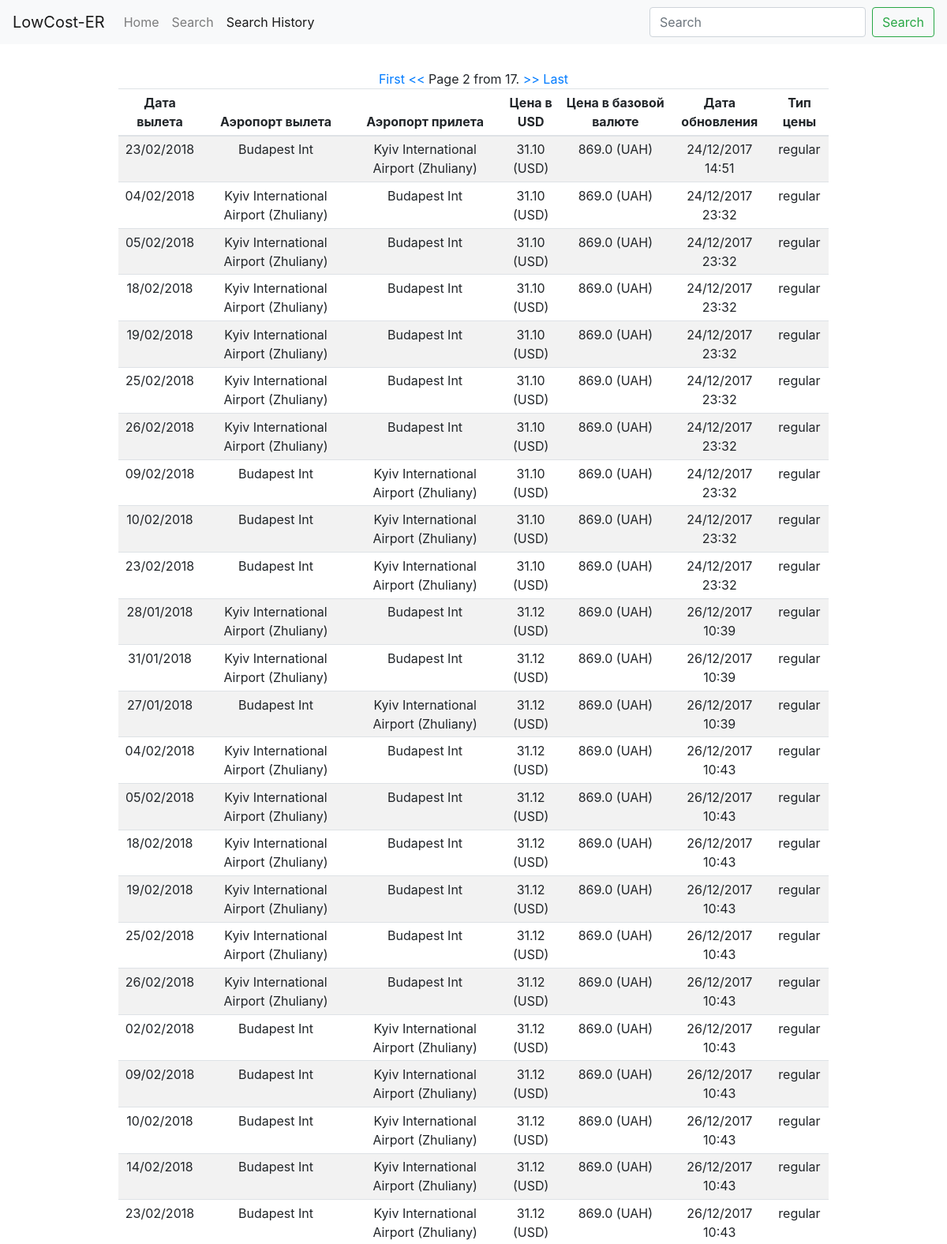
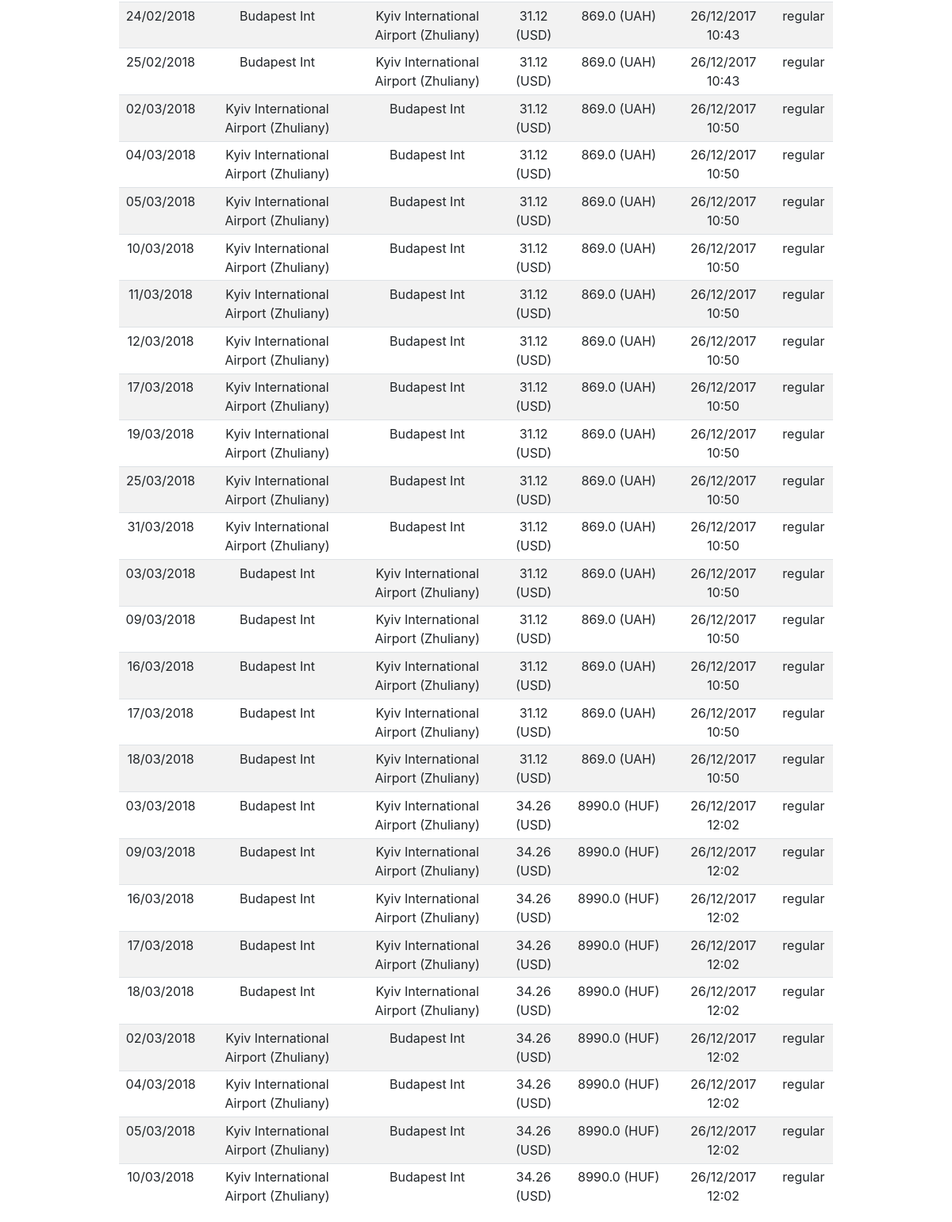
Page /history?page=2 on the earlier database version (2 pictures, top to bottom).
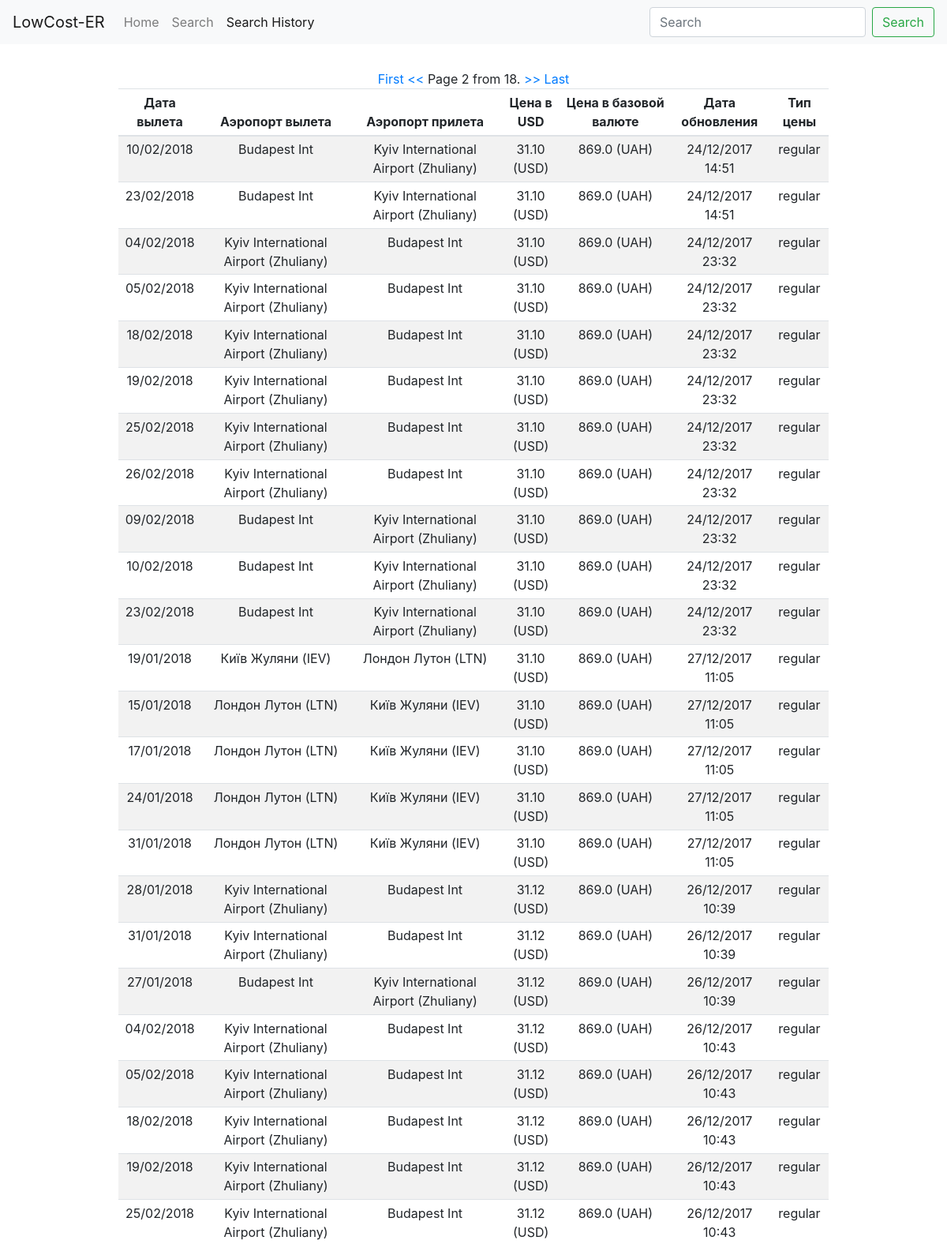
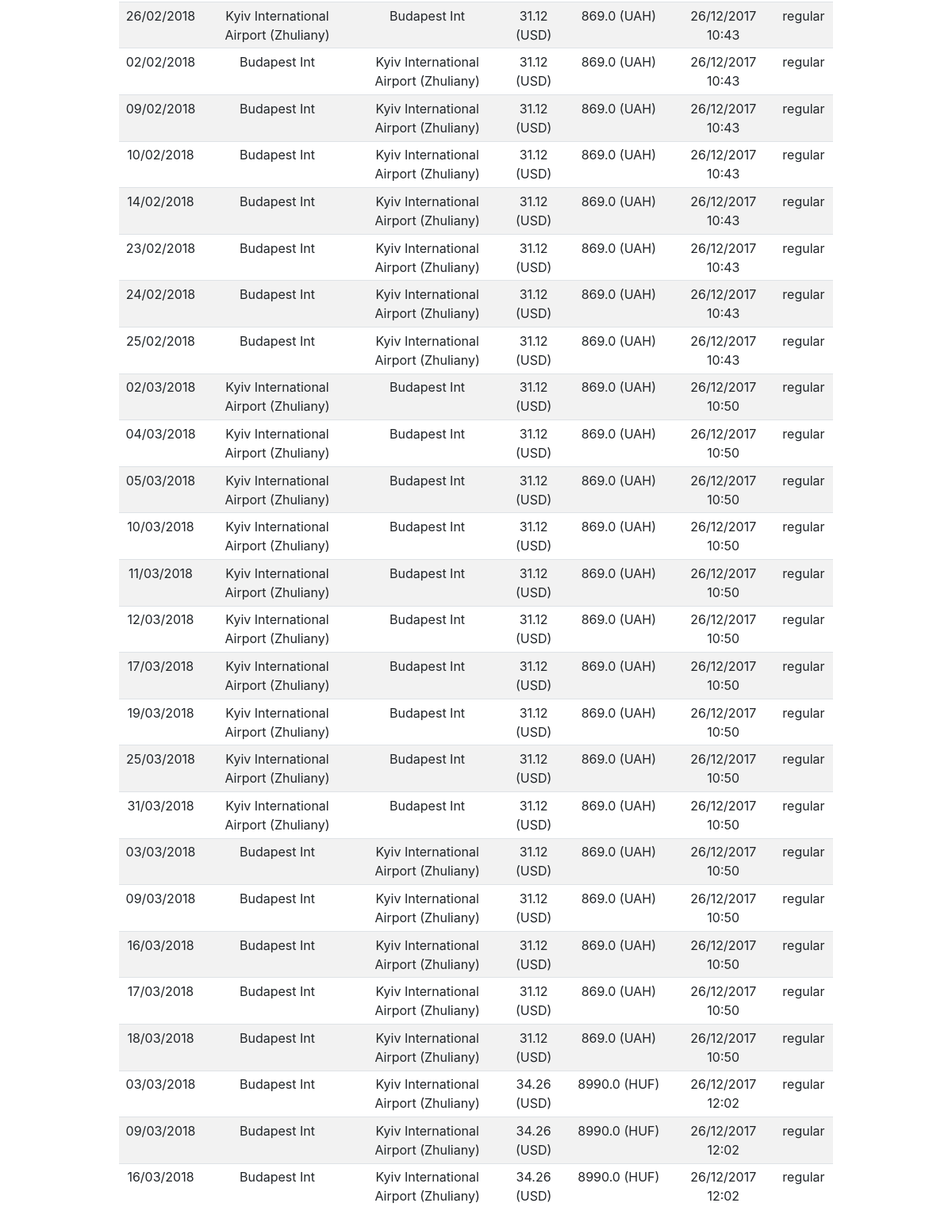
Same page on the later database version (2 pictures, top to bottom).
### wizz/models.py (models this page shows, shortened)
class Price(models.Model):
    request_id = models.CharField(max_length=50)
    arrivalStation = models.CharField(max_length=100)
    arrivalStation_IATA = models.CharField(max_length=100)
    departureStation = models.CharField(max_length=100)
    departureStation_IATA = models.CharField(max_length=100)
    date = models.DateField()
    price = models.FloatField(null=True, blank=True, default=None)
    price_USD = models.FloatField(null=True, blank=True, default=None)
    currency = models.CharField(max_length=10)
    air_company = models.CharField(max_length=10)
    update_date = models.DateTimeField()
    price_type = models.CharField(max_length=20)

### wizz/views.py (the view)
# urls.py: url(r'^history', views.search_history, name='search-history'),
def search_history(request):
    prices = Price.objects.all().order_by('price_USD', 'update_date')
    paginator = Paginator(prices, 50)
    page = request.GET.get('page')
    try:
        prices = paginator.page(page)
    except PageNotAnInteger:
        prices = paginator.page(1)
    except EmptyPage:
        prices = paginator.page(paginator.num_pages)
    return render(request, 'wizz/history.html', { 'prices': prices })

### wizz/templates/wizz/history.html
{% extends 'base.html' %}
{% block history %}
<div class="container col-sm-9">
  <div class="row justify-content-md-center">
    <div class="pagination">
    <span class="step-links">
        {% if prices.has_previous %}
            <a href="?page=1">First</a>
            <a href="?page={{ prices.previous_page_number }}"> << </a>
        {% endif %}
        <span class="current">
            Page {{ prices.number }} from {{ prices.paginator.num_pages }}.
        </span>
        {% if prices.has_next %}
            <a href="?page={{ prices.next_page_number }}"> >> </a>
            <a href="?page={{ prices.paginator.num_pages }}">Last</a>
        {% endif %}
    </span>
    </div>
    <table class="table table-striped table-sm text-center">
      <thead>
        <tr>
          <th>Дата вылета</th>
          <th>Аэропорт вылета</th>
          <th>Аэропорт прилета</th>
          <th>Цена в USD</th>
          <th>Цена в базовой валюте</th>
          <th>Дата обновления</th>
          <th>Тип цены</th>
        </tr>
      </thead>
      {% for price in prices  %}
      <tr>
        <td>
          {{ price.date|date:"d/m/Y" }}
        </td>
        <td>
          {{price.departureStation}}
        </td>
        <td>
          {{price.arrivalStation}}
        </td>
        <td>
          {{ price.price_USD|floatformat:2 }} (USD)
        </td>
        <td>
          {{ price.price }} ({{ price.currency }})
        </td>
        <td>
          {{ price.update_date|date:"d/m/Y H:i" }}
        </td>
        <td>
          {{ price.price_type }}
        </td>
      </tr>
      {% endfor%}
    </table>
  </div>
</div>
{% endblock %}

Differences in the rows shown:
no longer on this page (row unchanged): Price: date "17/03/2018", departureStation "Budapest Int", arrivalStation "Kyiv International Airport (Zhuliany)", price_USD "34.26", price "8990.0", currency "HUF", update_date "26/12/2017 12:02", price_type "regular"
no longer on this page (row unchanged): Price: date "18/03/2018", departureStation "Budapest Int", arrivalStation "Kyiv International Airport (Zhuliany)", price_USD "34.26", price "8990.0", currency "HUF", update_date "26/12/2017 12:02", price_type "regular"
no longer on this page (row unchanged): Price: date "02/03/2018", departureStation "Kyiv International Airport (Zhuliany)", arrivalStation "Budapest Int", price_USD "34.26", price "8990.0", currency "HUF", update_date "26/12/2017 12:02", price_type "regular"
no longer on this page (row unchanged): Price: date "04/03/2018", departureStation "Kyiv International Airport (Zhuliany)", arrivalStation "Budapest Int", price_USD "34.26", price "8990.0", currency "HUF", update_date "26/12/2017 12:02", price_type "regular"
no longer on this page (row unchanged): Price: date "05/03/2018", departureStation "Kyiv International Airport (Zhuliany)", arrivalStation "Budapest Int", price_USD "34.26", price "8990.0", currency "HUF", update_date "26/12/2017 12:02", price_type "regular"
no longer on this page (row unchanged): Price: date "10/03/2018", departureStation "Kyiv International Airport (Zhuliany)", arrivalStation "Budapest Int", price_USD "34.26", price "8990.0", currency "HUF", update_date "26/12/2017 12:02", price_type "regular"
now on this page (row unchanged): Price: date "10/02/2018", departureStation "Budapest Int", arrivalStation "Kyiv International Airport (Zhuliany)", price_USD "31.10", price "869.0", currency "UAH", update_date "24/12/2017 14:51", price_type "regular"
added Price: date "19/01/2018", departureStation "Київ Жуляни (IEV)", arrivalStation "Лондон Лутон (LTN)", price_USD "31.10", price "869.0", currency "UAH", update_date "27/12/2017 11:05", price_type "regular"
added Price: date "15/01/2018", departureStation "Лондон Лутон (LTN)", arrivalStation "Київ Жуляни (IEV)", price_USD "31.10", price "869.0", currency "UAH", update_date "27/12/2017 11:05", price_type "regular"
added Price: date "17/01/2018", departureStation "Лондон Лутон (LTN)", arrivalStation "Київ Жуляни (IEV)", price_USD "31.10", price "869.0", currency "UAH", update_date "27/12/2017 11:05", price_type "regular"
added Price: date "24/01/2018", departureStation "Лондон Лутон (LTN)", arrivalStation "Київ Жуляни (IEV)", price_USD "31.10", price "869.0", currency "UAH", update_date "27/12/2017 11:05", price_type "regular"
added Price: date "31/01/2018", departureStation "Лондон Лутон (LTN)", arrivalStation "Київ Жуляни (IEV)", price_USD "31.10", price "869.0", currency "UAH", update_date "27/12/2017 11:05", price_type "regular"
Other differences:
{{ prices.paginator.num_pages }}: "17" → "18"
